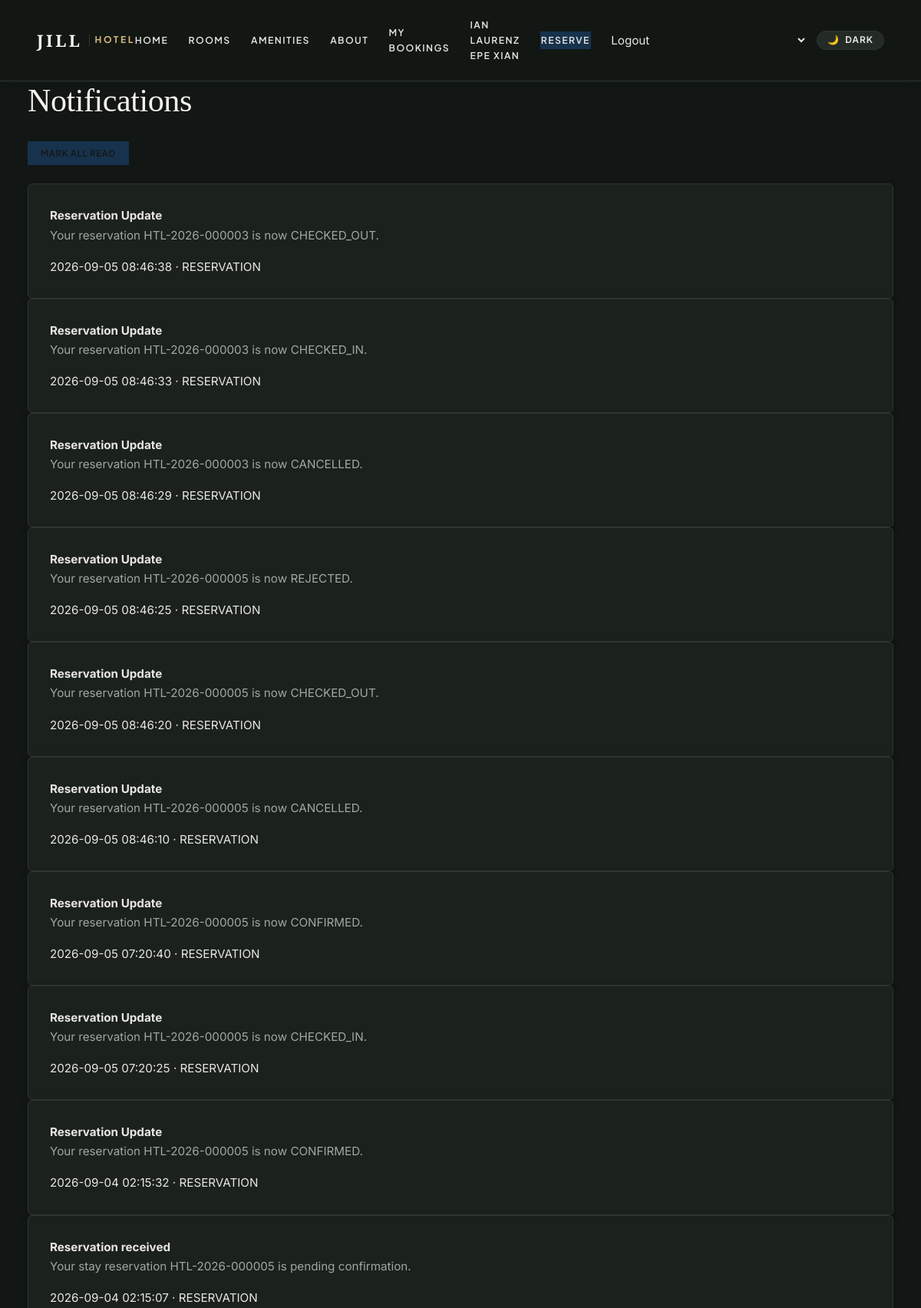
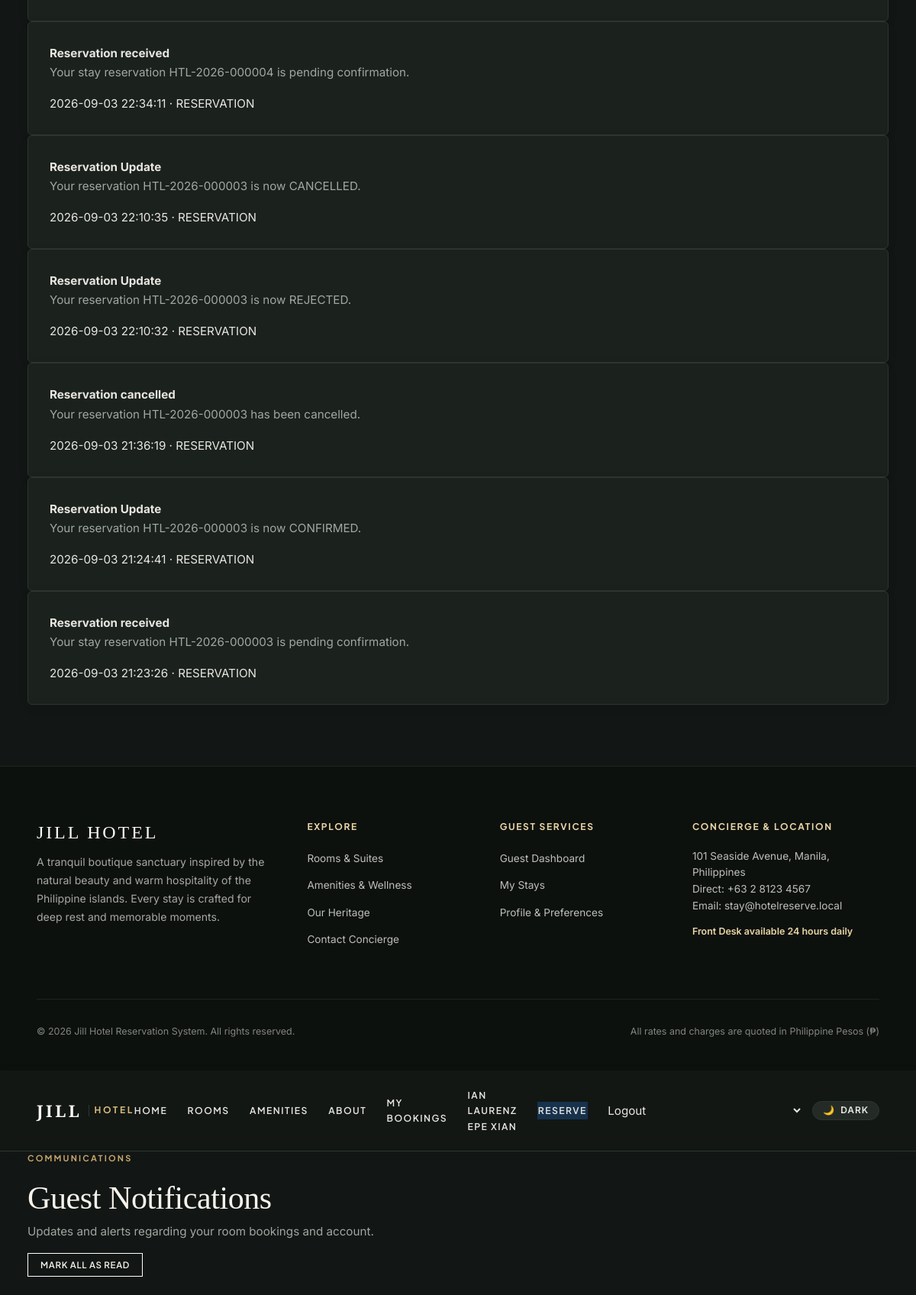
/user/notifications.php (signed in, upper part), run on the app's committed database (2 pictures, top to bottom).
### tables this page shows
CREATE TABLE `notifications` (
  `id` bigint(20) NOT NULL AUTO_INCREMENT,
  `user_id` int(11) NOT NULL,
  `title` varchar(180) NOT NULL,
  `message` text NOT NULL,
  `type` varchar(30) DEFAULT 'SYSTEM',
  `is_read` tinyint(1) DEFAULT 0,
  `created_at` timestamp NOT NULL DEFAULT current_timestamp(),
  PRIMARY KEY (`id`),
  KEY `user_id` (`user_id`,`is_read`),
  CONSTRAINT `notifications_ibfk_1` FOREIGN KEY (`user_id`) REFERENCES `users` (`id`) ON DELETE CASCADE
);

### includes/bootstrap.php (called while the page is built, shortened)
<?php
function e(?string $value): string { return htmlspecialchars((string)$value, ENT_QUOTES | ENT_SUBSTITUTE, 'UTF-8'); }
function app_root(): string {
    static $root;
    if ($root !== null) {
        return $root;
    }
    return $root = rtrim(APP_ROOT, '/');
}
function url(string $path=''): string { return app_root() . '/' . ltrim($path, '/'); }

### user/notifications.php (the view, shortened to what this page needs)
<?php require __DIR__.'/../includes/auth.php';$pdo=db();if($_SERVER['REQUEST_METHOD']==='POST'){check_csrf();$pdo->prepare('UPDATE notifications SET is_read=1 WHERE user_id=?')->execute([user()['id']]);flash('success','Notifications marked as read.');header('Location: notifications.php');exit;}$s=$pdo->prepare('SELECT * FROM notifications WHERE user_id=? ORDER BY created_at DESC LIMIT 100');$s->execute([user()['id']]);$rows=$s->fetchAll();$pageTitle='Notifications';require __DIR__.'/../includes/header.php';?><div class="section-head"><h1>Notifications</h1><form method="post"><input type="hidden" name="csrf" value="<?=csrf()?>"><button class="small">Mark all read</button></form></div><?php foreach($rows as $n):?><article class="panel"><b><?=e($n['title'])?></b><p><?=e($n['message'])?></p><span class="muted"><?=e($n['created_at'])?> · <?=e($n['type'])?></span></article><?php endforeach;?><?php require __DIR__.'/../includes/footer.php'; ?>
<?php
$pdo = db();
$userId = (int)user()['id'];
$s = $pdo->prepare('SELECT * FROM notifications WHERE user_id = ? ORDER BY created_at DESC LIMIT 100');
$s->execute([$userId]);
$rows = $s->fetchAll();
require __DIR__ . '/../includes/header.php';
?>
<div class="section-head" style="margin-bottom: 2rem;">
    <div>
        <span class="kicker">COMMUNICATIONS</span>
        <h1 style="margin-bottom: 0.35rem;">Guest Notifications</h1>
        <p style="color: var(--text-secondary, #5C625D);">Updates and alerts regarding your room bookings and account.</p>
    </div>
    <?php if ($rows): ?>
        <form method="post" action="<?=url('user/notifications.php')?>">
            <button class="btn small btn-outline" type="submit">Mark All as Read</button>
        </form>
    <?php endif; ?>
</div>
<?php require __DIR__ . '/../includes/footer.php'; ?>

### assets/css/base.css (style rules this page uses)
*, *::before, *::after { box-sizing: border-box; margin: 0; padding: 0; }
html { font-size: 16px; scroll-behavior: smooth; -webkit-text-size-adjust: 100%; }
body { font-family: 'Plus Jakarta Sans', -apple-system, BlinkMacSystemFont, "Segoe UI", Roboto, sans-serif; font-size: 0.95rem; line-height: 1.65; background-color: var(--bg-primary, #FAF8F5); color: var(--text-primary, #2A2D2A); min-height: 100vh; display: flex; flex-direction: column; overflow-x: hidden; -webkit-font-smoothing: antialiased; -moz-osx-font-smoothing: grayscale; }
h1, h2, h3, h4, h5, h6, .serif, .brand, .section-title { font-family: 'Playfair Display', Georgia, serif; font-weight: 500; line-height: 1.2; color: var(--text-heading, #15221B); letter-spacing: -0.01em; }
h1 { font-size: clamp(2rem, 3.5vw, 3.25rem); margin-bottom: 0.75rem; }
p { margin-bottom: 1rem; color: var(--text-secondary, #5C625D); }
p:last-child { margin-bottom: 0; }
.kicker, .eyebrow, .eyebrow-title { font-family: 'Plus Jakarta Sans', sans-serif; font-size: 0.75rem; font-weight: 700; text-transform: uppercase; letter-spacing: 0.18em; color: var(--accent, #B89650); margin-bottom: 0.5rem; display: block; }
button, .btn { display: inline-flex; align-items: center; justify-content: center; gap: 0.5rem; font-family: 'Plus Jakarta Sans', sans-serif; font-size: 0.8rem; font-weight: 600; letter-spacing: 0.08em; text-transform: uppercase; padding: 0.85rem 1.65rem; border-radius: 4px; border: 1px solid transparent; background-color: var(--button-bg, #1C3328); color: var(--button-text, #FAF8F5); cursor: pointer; transition: all 0.25s cubic-bezier(0.16, 1, 0.3, 1); text-decoration: none; line-height: 1; }
.btn-outline { background-color: transparent; border-color: currentColor; color: var(--text-heading, #15221B); }
button.small, .btn.small { padding: 0.55rem 1rem; font-size: 0.72rem; letter-spacing: 0.06em; }
form { width: 100%; }
.card, .panel { background-color: var(--surface, #FFFFFF); border: 1px solid var(--border-color, #E8E2D7); border-radius: 6px; padding: 1.75rem; box-shadow: 0 4px 18px rgba(28, 33, 29, 0.04); }
.section-head { display: flex; justify-content: space-between; align-items: flex-end; margin-bottom: 1.5rem; gap: 1rem; flex-wrap: wrap; }

### assets/css/luxury.css (style rules this page uses)
:root { --navy:#17324d;--gold:#c9a66b;--ivory:#f7f4ee;--ink:#101820;--muted:#77736c;--white:#fff;--line:#e7dfd2 }
body { background:#FAF8F5;color:var(--ink);font-family:Inter,Arial,sans-serif }
.brand,h1,h2,h3,.display { font-family:'Playfair Display',Georgia,serif }
.btn,button { border-radius:0;background:var(--navy);letter-spacing:.08em;text-transform:uppercase;font-size:12px;padding:13px 20px }
.kicker { font-size:11px;font-weight:700;letter-spacing:.2em;color:var(--gold);margin:0 0 18px }
.btn-outline { border:1px solid #fff;background:transparent }

### data on the page
notifications: title "Reservation Update", message "Your reservation HTL-2026-000003 is now CHECKED_OUT.", created_at "2026-09-05 08:46:38", type "RESERVATION"
notifications: title "Reservation Update", message "Your reservation HTL-2026-000003 is now CHECKED_IN.", created_at "2026-09-05 08:46:33", type "RESERVATION"
notifications: title "Reservation Update", message "Your reservation HTL-2026-000003 is now CANCELLED.", created_at "2026-09-05 08:46:29", type "RESERVATION"
notifications: title "Reservation Update", message "Your reservation HTL-2026-000005 is now REJECTED.", created_at "2026-09-05 08:46:25", type "RESERVATION"
notifications: title "Reservation Update", message "Your reservation HTL-2026-000005 is now CHECKED_OUT.", created_at "2026-09-05 08:46:20", type "RESERVATION"
notifications: title "Reservation Update", message "Your reservation HTL-2026-000005 is now CANCELLED.", created_at "2026-09-05 08:46:10", type "RESERVATION"
notifications: title "Reservation Update", message "Your reservation HTL-2026-000005 is now CONFIRMED.", created_at "2026-09-05 07:20:40", type "RESERVATION"
notifications: title "Reservation Update", message "Your reservation HTL-2026-000005 is now CHECKED_IN.", created_at "2026-09-05 07:20:25", type "RESERVATION"
notifications: title "Reservation Update", message "Your reservation HTL-2026-000005 is now CONFIRMED.", created_at "2026-09-04 02:15:32", type "RESERVATION"
notifications: title "Reservation received", message "Your stay reservation HTL-2026-000005 is pending confirmation.", created_at "2026-09-04 02:15:07", type "RESERVATION"
notifications: title "Reservation received", message "Your stay reservation HTL-2026-000004 is pending confirmation.", created_at "2026-09-03 22:34:11", type "RESERVATION"
notifications: title "Reservation Update", message "Your reservation HTL-2026-000003 is now CANCELLED.", created_at "2026-09-03 22:10:35", type "RESERVATION"
notifications: title "Reservation Update", message "Your reservation HTL-2026-000003 is now REJECTED.", created_at "2026-09-03 22:10:32", type "RESERVATION"
notifications: title "Reservation cancelled", message "Your reservation HTL-2026-000003 has been cancelled.", created_at "2026-09-03 21:36:19", type "RESERVATION"
notifications: title "Reservation Update", message "Your reservation HTL-2026-000003 is now CONFIRMED.", created_at "2026-09-03 21:24:41", type "RESERVATION"
notifications: title "Reservation received", message "Your stay reservation HTL-2026-000003 is pending confirmation.", created_at "2026-09-03 21:23:26", type "RESERVATION"

### other printed values
user()['name'] "IAN LAURENZ EPE XIAN IAN LAURENZ EPE XIAN"
